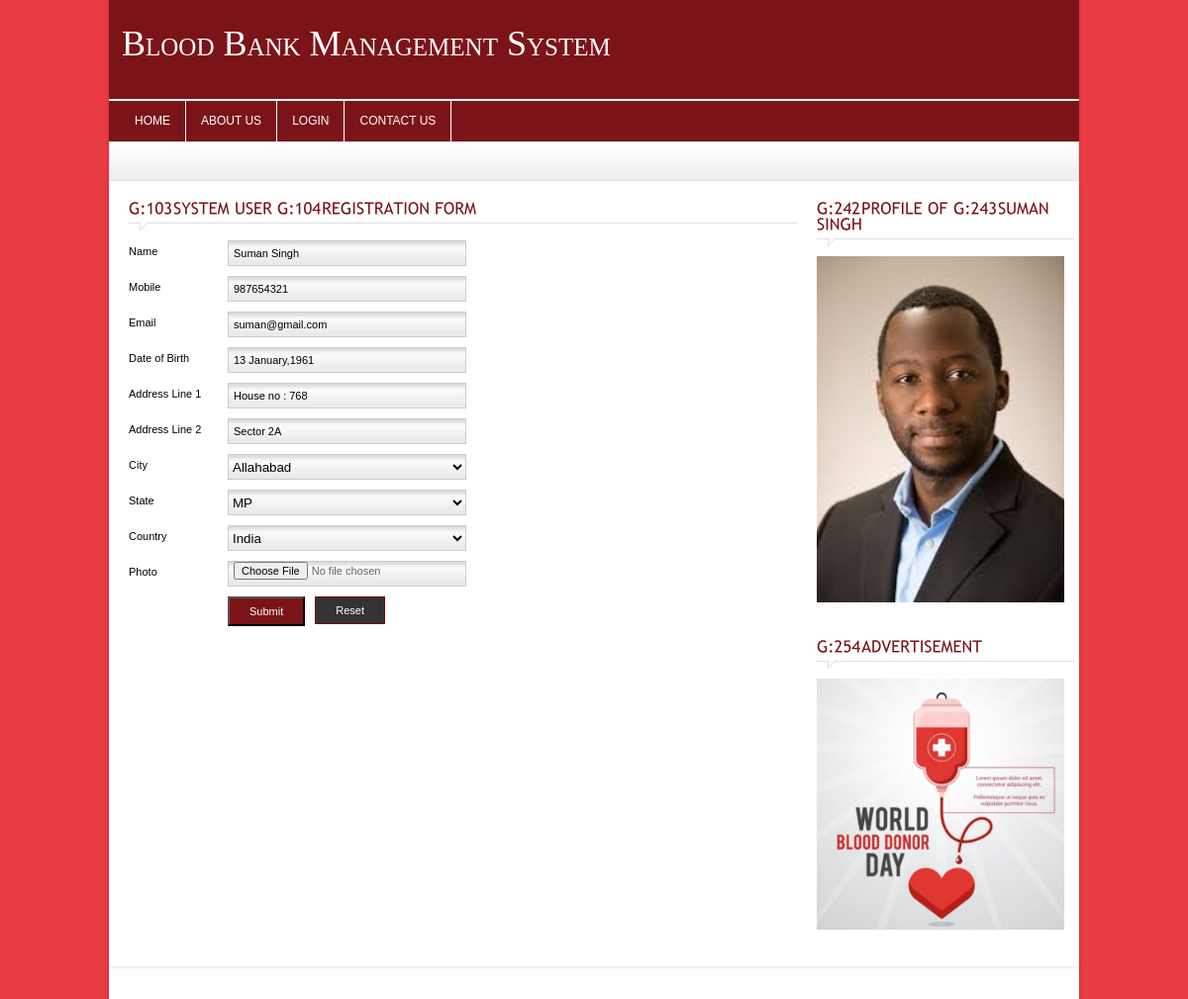
/blood_bank_system/user.php?user_id=8, run on the app's committed database.
### tables this page shows
CREATE TABLE `user` (
  `user_id` int(11) NOT NULL,
  `user_package_id` varchar(255) NOT NULL,
  `user_shift_id` varchar(255) NOT NULL,
  `user_level_id` varchar(255) DEFAULT NULL,
  `user_username` varchar(255) DEFAULT NULL,
  `user_password` varchar(255) DEFAULT NULL,
  `user_name` varchar(255) NOT NULL,
  `user_add1` varchar(255) NOT NULL,
  `user_add2` varchar(255) NOT NULL,
  `user_city` varchar(255) NOT NULL,
  `user_state` varchar(255) NOT NULL,
  `user_country` varchar(255) NOT NULL,
  `user_email` varchar(255) NOT NULL,
  `user_mobile` varchar(255) NOT NULL,
  `user_gender` varchar(255) NOT NULL,
  `user_dob` varchar(255) NOT NULL,
  `user_image` varchar(255) NOT NULL
);

### blood_bank_system/user.php (the view, shortened to what this page needs)
<?php
	include_once("includes/header.php");
	if($_REQUEST[user_id])
	{
		$SQL="SELECT * FROM user WHERE user_id = $_REQUEST[user_id]";
		$rs=mysql_query($SQL) or die(mysql_error());
		$data=mysql_fetch_assoc($rs);
	}
	if($data['user_level_id'] == 1) $heading = "System User";
?>
	<div class="crumb">
    </div>
	<div id="content_sec">
		<div class="col1">
			<div class="contact">
				<h4 class="heading colr"><?=$heading?> Registration Form</h4>
				<form action="lib/user.php" enctype="multipart/form-data" method="post" name="frm_user" onsubmit="return validateForm(this)">
					<ul class="forms">
						<li class="txt">Name</li>
						<li class="inputfield"><input name="user_name" type="text" class="bar" required value="<?=$data[user_name]?>"/></li>
					</ul>
					<ul class="forms">
						<li class="txt">Mobile</li>
						<li class="inputfield"><input name="user_mobile" type="text" class="bar" required value="<?=$data[user_mobile]?>"/></li>
					</ul>
					<ul class="forms">
						<li class="txt">Email</li>
						<li class="inputfield"><input name="user_email" id="user_email" type="text" class="bar" required value="<?=$data[user_email]?>" onchange="validateEmail(this)" /></li>
					</ul>
					<ul class="forms">
						<li class="txt">Date of Birth</li>
						<li class="inputfield"><input name="user_dob" id="user_dob" type="text" class="bar" required value="<?=$data[user_dob]?>"/></li>
					</ul>
					<ul class="forms">
						<li class="txt">Address Line 1</li>
						<li class="inputfield"><input name="user_add1" type="text" class="bar" required value="<?=$data[user_add1]?>"/></li>
					</ul>
					<ul class="forms">
						<li class="txt">Address Line 2</li>
						<li class="inputfield"><input name="user_add2" type="text" class="bar" required value="<?=$data[user_add2]?>"/></li>
					</ul>
					<ul class="forms">
						<li class="txt">City</li>
						<li class="inputfield">
							<select name="user_city" class="bar" required/>
								<?php echo get_new_optionlist("city","city_id","city_name",$data[user_city]); ?>
						</li>
					</ul>
					<ul class="forms">
						<li class="txt">State</li>
						<li class="inputfield">
							<select name="user_state" class="bar" required/>
								<?php echo get_new_optionlist("state","state_id","state_name",$data[user_state]); ?>
						</li>
					</ul>
					<ul class="forms">
						<li class="txt">Country</li>
						<li class="inputfield">
							<select name="user_country" class="bar" required/>
								<?php echo get_new_optionlist("country","country_id","country_name",$data[user_country]); ?>
						</li>
					</ul>
					<ul class="forms">
						<li class="txt">Photo</li>
						<li class="inputfield"><input name="user_image" type="file" class="bar"/></li>
					</ul>
					<ul class="forms">
						<li class="txt">&nbsp;</li>
						<li class="textfield"><input type="submit" value="Submit" class="simplebtn"></li>
						<li class="textfield"><input type="reset" value="Reset" class="resetbtn"></li>
					</ul>
				</form>
			</div>
		</div>
		<div class="col2">
			<?php if($_REQUEST[user_id]) { ?>
			<div class="contactfinder">
				<h4 class="heading colr">Profile of <?=$data['user_name']?></h4>
				<div><img src="<?=$SERVER_PATH.'uploads/'.$data[user_image]?>" style="width: 250px"></div><br>
			</div>
			<?php } ?>
		</div>
		<div class="col2">
			<?php include_once("includes/sidebar.php"); ?>
		</div>
	</div>
<?php include_once("includes/footer.php"); ?>

### blood_bank_system/css/style.css (style rules this page uses)
* { padding:0px; margin:0px; }
body { background-color:#e93b44; font-family:Arial, Helvetica, sans-serif; font-size:11px; color:#666666; float:left; width:100%; }
.colr { color:#7b1419 !important; }
h4 { font-size:16px; font-weight:normal; }
.heading { padding:10px 0px 14px 0px !important; width:100% !important; margin-bottom:10px !important; text-transform:uppercase; background-image:url(../images/heading.gif); background-repeat:no-repeat; background-position:left bottom; }
input { font-size:11px; }
.simplebtn { background-color:#FFF; background-color:#7b1419; padding:7px 20px; display:inline-block; color:#FFF; }
.resetbtn { background-color:#333; background-image:none; border:#790101 solid 1px; padding:7px 20px; display:inline-block; color:#FFF; margin-left:10px; }
#content_sec { width:940px; padding:10px 20px; margin-left:10px; background-color:#FFF; float:left; }
.col1 { width:675px; float:left; }
.col2 { width:245px; float:right; }
.contactfinder { width:260px; float:left; margin-bottom:15px; }
.crumb { width:958px; height:30px; padding:8px 10px 0px 10px; background-image:url(../images/crumb.gif); background-repeat:repeat-x; margin-left:10px; border:#e3e3e3 solid 1px; }
ul.forms { float:left; list-style:none; padding:0px 20px 10px 0px; }
ul.forms li { float:left; }
ul.forms li.txt { float:left; width:100px; color:#000; padding-top:5px; }
ul.forms li.inputfield { float:left; width:259px; }
ul.forms li.inputfield input.bar { width:229px; height:24px; background-image:url(../images/inputbar.gif); background-repeat:repeat-x; background-position:bottom; background-color:#fff; border:#cccccc solid 1px; padding:0px 5px; }
ul.forms li.inputfield select { width:241px; height:26px; background-image:url(../images/inputbar.gif); background-position:bottom; background-repeat:repeat-x; border:#cccccc solid 1px; background-color:transparent; }
ul.forms li.textfield { float:left; }

### blood_bank_system/css/slider.css (style rules this page uses)
* { margin: 0; padding: 0; }

### data on the page
user: user_name "Suman Singh", user_mobile "987654321", user_email "suman@gmail.com", user_dob "13 January,1961", user_add1 "House no : 768", user_add2 "Sector 2A", user_image (picture)

### other printed values
form field user_city "Allahabad"
form field user_state "MP"
form field user_country "India"
